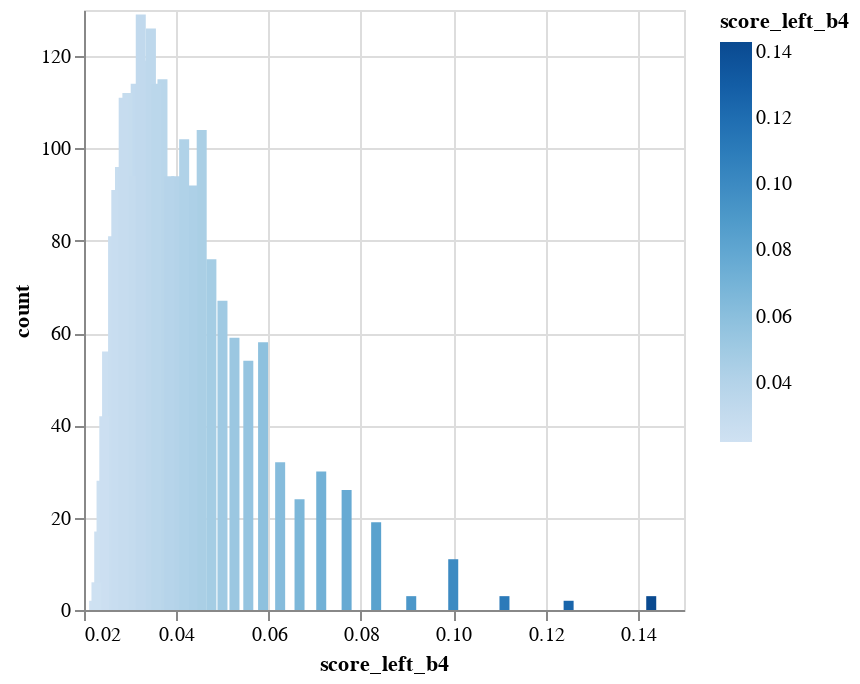
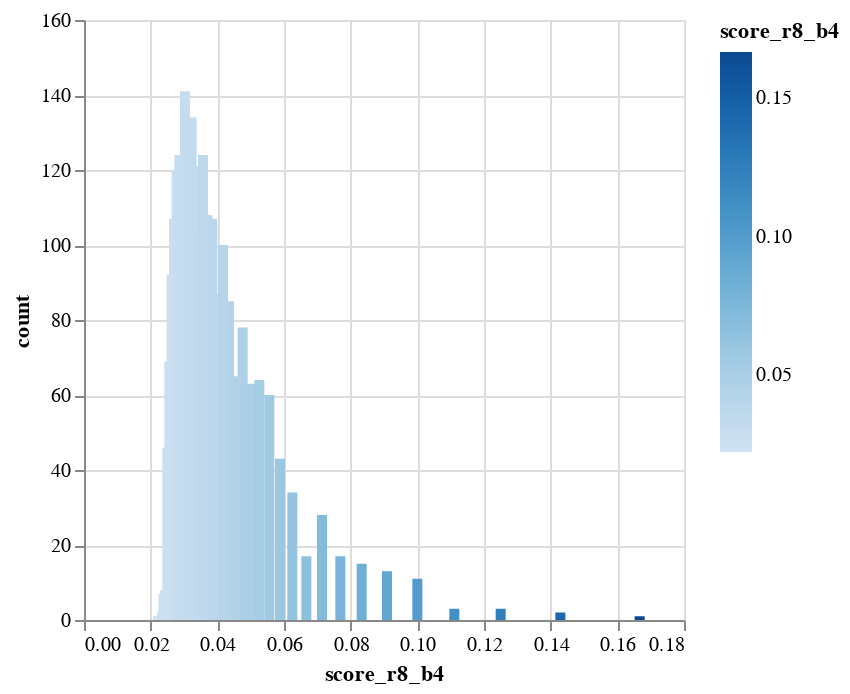

Source (notebook cell) for these figures, in order:
### Code cell
show_b_stats('score_left_b4')
show_b_stats('score_r8_b4')

### Figure 1 — Vega-Lite specification as saved in the notebook (floating-point values rounded to 4 significant figures)
{"config": {"view": {"continuousWidth": 300, "continuousHeight": 300}}, "data": {"name": "data-95222216c34cc669b73dbe263a9079e3"}, "mark": {"type": "bar", "tooltip": true}, "encoding": {"color": {"field": "score_left_b4", "type": "quantitative"}, "x": {"field": "score_left_b4", "type": "quantitative"}, "y": {"field": "count", "type": "quantitative"}}, "params": [{"name": "param_25", "select": {"type": "interval", "encodings": ["x", "y"]}, "bind": "scales"}], "$schema": "https://vega.github.io/schema/vega-lite/v5.20.1.json", "datasets": {"data-95222216c34cc669b73dbe263a9079e3": [{"score_left_b4": 0.125, "count": 2}, {"score_left_b4": 0.025, "count": 56}, {"score_left_b4": 0.0233, "count": 17}, {"score_left_b4": 0.0476, "count": 76}, {"score_left_b4": 0.0769, "count": 26}, {"score_left_b4": 0.0333, "count": 119}, {"score_left_b4": 0.0588, "count": 58}, {"score_left_b4": 0.0714, "count": 30}, {"score_left_b4": 0.1, "count": 11}, {"score_left_b4": 0.037, "count": 115}, {"score_left_b4": 0.0833, "count": 19}, {"score_left_b4": 0.0256, "count": 42}, {"score_left_b4": 0.0345, "count": 126}, {"score_left_b4": 0.0222, "count": 2}, {"score_left_b4": 0.0312, "count": 114}, {"score_left_b4": 0.0278, "count": 96}, {"score_left_b4": 0.0263, "count": 81}, {"score_left_b4": 0.0625, "count": 32}, {"score_left_b4": 0.04, "count": 94}, {"score_left_b4": 0.027, "count": 91}, {"score_left_b4": 0.0238, "count": 28}, {"score_left_b4": 0.1111, "count": 3}, {"score_left_b4": 0.0294, "count": 112}, {"score_left_b4": 0.0455, "count": 104}, {"score_left_b4": 0.05, "count": 67}, {"score_left_b4": 0.0357, "count": 114}, {"score_left_b4": 0.0667, "count": 24}, {"score_left_b4": 0.0303, "count": 94}, {"score_left_b4": 0.0286, "count": 111}, {"score_left_b4": 0.0323, "count": 129}, {"score_left_b4": 0.0435, "count": 92}, {"score_left_b4": 0.1429, "count": 3}, {"score_left_b4": 0.0244, "count": 42}, {"score_left_b4": 0.0227, "count": 6}, {"score_left_b4": 0.0385, "count": 94}, {"score_left_b4": 0.0909, "count": 3}, {"score_left_b4": 0.0556, "count": 54}, {"score_left_b4": 0.0526, "count": 59}, {"score_left_b4": 0.0417, "count": 102}]}}

### Figure 2 — Vega-Lite specification as saved in the notebook (floating-point values rounded to 4 significant figures)
{"config": {"view": {"continuousWidth": 300, "continuousHeight": 300}}, "data": {"name": "data-143b45e998c8f3a43dd4f823878a5065"}, "mark": {"type": "bar", "tooltip": true}, "encoding": {"color": {"field": "score_r8_b4", "type": "quantitative"}, "x": {"field": "score_r8_b4", "type": "quantitative"}, "y": {"field": "count", "type": "quantitative"}}, "params": [{"name": "param_26", "select": {"type": "interval", "encodings": ["x", "y"]}, "bind": "scales"}], "$schema": "https://vega.github.io/schema/vega-lite/v5.20.1.json", "datasets": {"data-143b45e998c8f3a43dd4f823878a5065": [{"score_r8_b4": 0.0476, "count": 78}, {"score_r8_b4": 0.0233, "count": 2}, {"score_r8_b4": 0.025, "count": 46}, {"score_r8_b4": 0.125, "count": 3}, {"score_r8_b4": 0.0333, "count": 121}, {"score_r8_b4": 0.0769, "count": 17}, {"score_r8_b4": 0.0588, "count": 43}, {"score_r8_b4": 0.037, "count": 108}, {"score_r8_b4": 0.1, "count": 11}, {"score_r8_b4": 0.0714, "count": 28}, {"score_r8_b4": 0.0833, "count": 15}, {"score_r8_b4": 0.0256, "count": 69}, {"score_r8_b4": 0.0222, "count": 1}, {"score_r8_b4": 0.0312, "count": 129}, {"score_r8_b4": 0.0345, "count": 103}, {"score_r8_b4": 0.0278, "count": 120}, {"score_r8_b4": 0.0263, "count": 92}, {"score_r8_b4": 0.0238, "count": 7}, {"score_r8_b4": 0.0625, "count": 34}, {"score_r8_b4": 0.027, "count": 107}, {"score_r8_b4": 0.04, "count": 87}, {"score_r8_b4": 0.0294, "count": 116}, {"score_r8_b4": 0.1111, "count": 3}, {"score_r8_b4": 0.0357, "count": 124}, {"score_r8_b4": 0.0455, "count": 65}, {"score_r8_b4": 0.0286, "count": 124}, {"score_r8_b4": 0.0667, "count": 17}, {"score_r8_b4": 0.05, "count": 63}, {"score_r8_b4": 0.0303, "count": 141}, {"score_r8_b4": 0.0435, "count": 85}, {"score_r8_b4": 0.0323, "count": 134}, {"score_r8_b4": 0.1429, "count": 2}, {"score_r8_b4": 0.0385, "count": 107}, {"score_r8_b4": 0.1667, "count": 1}, {"score_r8_b4": 0.0244, "count": 8}, {"score_r8_b4": 0.0909, "count": 13}, {"score_r8_b4": 0.0526, "count": 64}, {"score_r8_b4": 0.0556, "count": 60}, {"score_r8_b4": 0.0417, "count": 100}]}}
